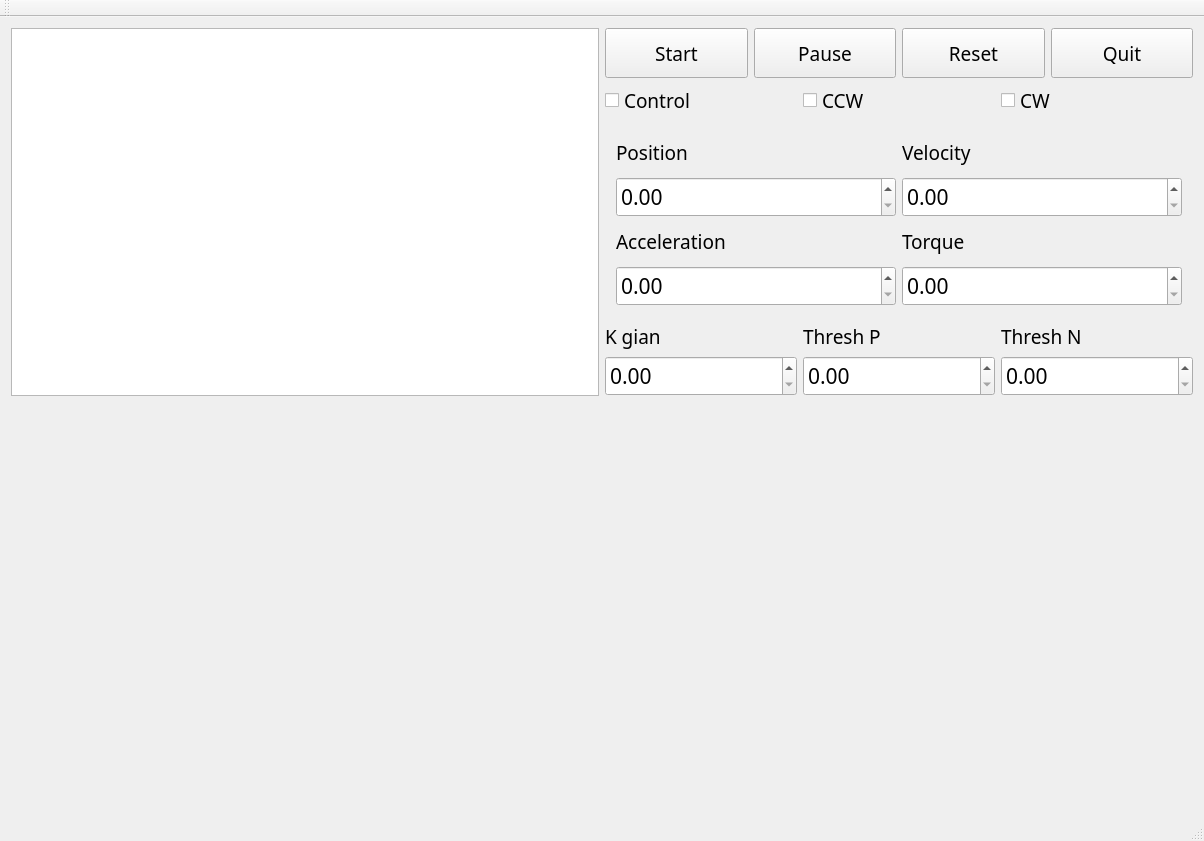
<?xml version="1.0" encoding="UTF-8"?>
<ui version="4.0">
 <class>DOB_axis_1</class>
 <widget class="QMainWindow" name="DOB_axis_1">
  <property name="geometry">
   <rect>
    <x>0</x>
    <y>0</y>
    <width>1204</width>
    <height>841</height>
   </rect>
  </property>
  <property name="windowTitle">
   <string>DOB_axis_1</string>
  </property>
  <widget class="QWidget" name="centralWidget">
   <layout class="QGridLayout" name="gridLayout_3">
    <item row="0" column="0">
     <widget class="QTextBrowser" name="textBrowser"/>
    </item>
    <item row="0" column="1">
     <layout class="QVBoxLayout" name="verticalLayout_19">
      <item>
       <layout class="QVBoxLayout" name="verticalLayout_5">
        <item>
         <layout class="QHBoxLayout" name="horizontalLayout_2">
          <item>
           <widget class="QPushButton" name="btnStart">
            <property name="minimumSize">
             <size>
              <width>0</width>
              <height>50</height>
             </size>
            </property>
            <property name="font">
             <font>
              <family>3ds</family>
              <pointsize>14</pointsize>
             </font>
            </property>
            <property name="text">
             <string>Start</string>
            </property>
           </widget>
          </item>
          <item>
           <widget class="QPushButton" name="btnStop">
            <property name="minimumSize">
             <size>
              <width>0</width>
              <height>50</height>
             </size>
            </property>
            <property name="font">
             <font>
              <family>3ds</family>
              <pointsize>14</pointsize>
             </font>
            </property>
            <property name="text">
             <string>Pause</string>
            </property>
           </widget>
          </item>
          <item>
           <widget class="QPushButton" name="btnReset">
            <property name="minimumSize">
             <size>
              <width>0</width>
              <height>50</height>
             </size>
            </property>
            <property name="font">
             <font>
              <family>3ds</family>
              <pointsize>14</pointsize>
             </font>
            </property>
            <property name="text">
             <string>Reset</string>
            </property>
           </widget>
          </item>
          <item>
           <widget class="QPushButton" name="btnQuit">
            <property name="minimumSize">
             <size>
              <width>0</width>
              <height>50</height>
             </size>
            </property>
            <property name="font">
             <font>
              <family>3ds</family>
              <pointsize>14</pointsize>
             </font>
            </property>
            <property name="text">
             <string>Quit</string>
            </property>
           </widget>
          </item>
         </layout>
        </item>
        <item>
         <layout class="QHBoxLayout" name="horizontalLayout_3">
          <item>
           <widget class="QCheckBox" name="cbControl">
            <property name="minimumSize">
             <size>
              <width>0</width>
              <height>30</height>
             </size>
            </property>
            <property name="font">
             <font>
              <family>3ds</family>
              <pointsize>14</pointsize>
             </font>
            </property>
            <property name="text">
             <string>Control</string>
            </property>
            <property name="iconSize">
             <size>
              <width>16</width>
              <height>16</height>
             </size>
            </property>
           </widget>
          </item>
          <item>
           <widget class="QCheckBox" name="cbCCW">
            <property name="minimumSize">
             <size>
              <width>0</width>
              <height>30</height>
             </size>
            </property>
            <property name="font">
             <font>
              <family>3ds</family>
              <pointsize>14</pointsize>
             </font>
            </property>
            <property name="text">
             <string>CCW</string>
            </property>
            <property name="iconSize">
             <size>
              <width>16</width>
              <height>16</height>
             </size>
            </property>
           </widget>
          </item>
          <item>
           <widget class="QCheckBox" name="cbCW">
            <property name="minimumSize">
             <size>
              <width>0</width>
              <height>30</height>
             </size>
            </property>
            <property name="font">
             <font>
              <family>3ds</family>
              <pointsize>14</pointsize>
             </font>
            </property>
            <property name="text">
             <string>CW</string>
            </property>
            <property name="iconSize">
             <size>
              <width>16</width>
              <height>16</height>
             </size>
            </property>
           </widget>
          </item>
         </layout>
        </item>
       </layout>
      </item>
      <item>
       <widget class="QStackedWidget" name="stSpinBox">
        <property name="currentIndex">
         <number>0</number>
        </property>
        <widget class="QWidget" name="page">
         <layout class="QGridLayout" name="gridLayout_2">
          <item row="0" column="0">
           <layout class="QVBoxLayout" name="verticalLayout_17">
            <item>
             <layout class="QHBoxLayout" name="horizontalLayout_6">
              <item>
               <layout class="QVBoxLayout" name="verticalLayout">
                <item>
                 <widget class="QLabel" name="label">
                  <property name="font">
                   <font>
                    <family>3ds</family>
                    <pointsize>14</pointsize>
                   </font>
                  </property>
                  <property name="text">
                   <string>Position</string>
                  </property>
                  <property name="alignment">
                   <set>Qt::AlignLeading|Qt::AlignLeft|Qt::AlignVCenter</set>
                  </property>
                 </widget>
                </item>
                <item>
                 <widget class="QDoubleSpinBox" name="sbPos">
                  <property name="minimumSize">
                   <size>
                    <width>0</width>
                    <height>40</height>
                   </size>
                  </property>
                  <property name="font">
                   <font>
                    <family>3ds</family>
                    <pointsize>16</pointsize>
                   </font>
                  </property>
                 </widget>
                </item>
               </layout>
              </item>
              <item>
               <layout class="QVBoxLayout" name="verticalLayout_2">
                <item>
                 <widget class="QLabel" name="label_2">
                  <property name="font">
                   <font>
                    <family>3ds</family>
                    <pointsize>14</pointsize>
                   </font>
                  </property>
                  <property name="text">
                   <string>Velocity</string>
                  </property>
                  <property name="alignment">
                   <set>Qt::AlignLeading|Qt::AlignLeft|Qt::AlignVCenter</set>
                  </property>
                 </widget>
                </item>
                <item>
                 <widget class="QDoubleSpinBox" name="sbVel">
                  <property name="minimumSize">
                   <size>
                    <width>0</width>
                    <height>40</height>
                   </size>
                  </property>
                  <property name="font">
                   <font>
                    <family>3ds</family>
                    <pointsize>16</pointsize>
                   </font>
                  </property>
                 </widget>
                </item>
               </layout>
              </item>
             </layout>
            </item>
            <item>
             <layout class="QHBoxLayout" name="horizontalLayout_9">
              <item>
               <layout class="QVBoxLayout" name="verticalLayout_3">
                <item>
                 <widget class="QLabel" name="label_3">
                  <property name="font">
                   <font>
                    <family>3ds</family>
                    <pointsize>14</pointsize>
                   </font>
                  </property>
                  <property name="text">
                   <string>Acceleration</string>
                  </property>
                  <property name="alignment">
                   <set>Qt::AlignLeading|Qt::AlignLeft|Qt::AlignVCenter</set>
                  </property>
                 </widget>
                </item>
                <item>
                 <widget class="QDoubleSpinBox" name="sbAcc">
                  <property name="minimumSize">
                   <size>
                    <width>0</width>
                    <height>40</height>
                   </size>
                  </property>
                  <property name="font">
                   <font>
                    <family>3ds</family>
                    <pointsize>16</pointsize>
                   </font>
                  </property>
                 </widget>
                </item>
               </layout>
              </item>
              <item>
               <layout class="QVBoxLayout" name="verticalLayout_4">
                <item>
                 <widget class="QLabel" name="label_4">
                  <property name="font">
                   <font>
                    <family>3ds</family>
                    <pointsize>14</pointsize>
                   </font>
                  </property>
                  <property name="text">
                   <string>Torque</string>
                  </property>
                  <property name="alignment">
                   <set>Qt::AlignLeading|Qt::AlignLeft|Qt::AlignVCenter</set>
                  </property>
                 </widget>
                </item>
                <item>
                 <widget class="QDoubleSpinBox" name="sbTorque">
                  <property name="minimumSize">
                   <size>
                    <width>0</width>
                    <height>40</height>
                   </size>
                  </property>
                  <property name="font">
                   <font>
                    <family>3ds</family>
                    <pointsize>16</pointsize>
                   </font>
                  </property>
                 </widget>
                </item>
               </layout>
              </item>
             </layout>
            </item>
           </layout>
          </item>
         </layout>
        </widget>
        <widget class="QWidget" name="page_2">
         <layout class="QGridLayout" name="gridLayout">
          <item row="0" column="0">
           <layout class="QVBoxLayout" name="verticalLayout_18">
            <item>
             <layout class="QHBoxLayout" name="horizontalLayout_7">
              <item>
               <layout class="QVBoxLayout" name="verticalLayout_9">
                <item>
                 <widget class="QLabel" name="label_8">
                  <property name="font">
                   <font>
                    <family>3ds</family>
                    <pointsize>14</pointsize>
                   </font>
                  </property>
                  <property name="text">
                   <string>Des Pos</string>
                  </property>
                  <property name="alignment">
                   <set>Qt::AlignLeading|Qt::AlignLeft|Qt::AlignVCenter</set>
                  </property>
                 </widget>
                </item>
                <item>
                 <widget class="QDoubleSpinBox" name="sbDesPos">
                  <property name="minimumSize">
                   <size>
                    <width>0</width>
                    <height>40</height>
                   </size>
                  </property>
                  <property name="font">
                   <font>
                    <family>3ds</family>
                    <pointsize>16</pointsize>
                   </font>
                  </property>
                 </widget>
                </item>
               </layout>
              </item>
              <item>
               <layout class="QVBoxLayout" name="verticalLayout_10">
                <item>
                 <widget class="QLabel" name="label_9">
                  <property name="font">
                   <font>
                    <family>3ds</family>
                    <pointsize>14</pointsize>
                   </font>
                  </property>
                  <property name="text">
                   <string>P gain</string>
                  </property>
                  <property name="alignment">
                   <set>Qt::AlignLeading|Qt::AlignLeft|Qt::AlignVCenter</set>
                  </property>
                 </widget>
                </item>
                <item>
                 <widget class="QDoubleSpinBox" name="sbPgainPos">
                  <property name="minimumSize">
                   <size>
                    <width>0</width>
                    <height>40</height>
                   </size>
                  </property>
                  <property name="font">
                   <font>
                    <family>3ds</family>
                    <pointsize>16</pointsize>
                   </font>
                  </property>
                 </widget>
                </item>
               </layout>
              </item>
              <item>
               <layout class="QVBoxLayout" name="verticalLayout_11">
                <item>
                 <widget class="QLabel" name="label_10">
                  <property name="font">
                   <font>
                    <family>3ds</family>
                    <pointsize>14</pointsize>
                   </font>
                  </property>
                  <property name="text">
                   <string>I gain</string>
                  </property>
                  <property name="alignment">
                   <set>Qt::AlignLeading|Qt::AlignLeft|Qt::AlignVCenter</set>
                  </property>
                 </widget>
                </item>
                <item>
                 <widget class="QDoubleSpinBox" name="sbIgainPos">
                  <property name="minimumSize">
                   <size>
                    <width>0</width>
                    <height>40</height>
                   </size>
                  </property>
                  <property name="font">
                   <font>
                    <family>3ds</family>
                    <pointsize>16</pointsize>
                   </font>
                  </property>
                 </widget>
                </item>
               </layout>
              </item>
              <item>
               <layout class="QVBoxLayout" name="verticalLayout_12">
                <item>
                 <widget class="QLabel" name="label_11">
                  <property name="font">
                   <font>
                    <family>3ds</family>
                    <pointsize>14</pointsize>
                   </font>
                  </property>
                  <property name="text">
                   <string>D gain</string>
                  </property>
                  <property name="alignment">
                   <set>Qt::AlignLeading|Qt::AlignLeft|Qt::AlignVCenter</set>
                  </property>
                 </widget>
                </item>
                <item>
                 <widget class="QDoubleSpinBox" name="sbDgainPos">
                  <property name="minimumSize">
                   <size>
                    <width>0</width>
                    <height>40</height>
                   </size>
                  </property>
                  <property name="font">
                   <font>
                    <family>3ds</family>
                    <pointsize>16</pointsize>
                   </font>
                  </property>
                 </widget>
                </item>
               </layout>
              </item>
             </layout>
            </item>
            <item>
             <layout class="QHBoxLayout" name="horizontalLayout_8">
              <item>
               <layout class="QVBoxLayout" name="verticalLayout_13">
                <item>
                 <widget class="QLabel" name="label_12">
                  <property name="font">
                   <font>
                    <family>3ds</family>
                    <pointsize>14</pointsize>
                   </font>
                  </property>
                  <property name="text">
                   <string>Des Vel</string>
                  </property>
                  <property name="alignment">
                   <set>Qt::AlignLeading|Qt::AlignLeft|Qt::AlignVCenter</set>
                  </property>
                 </widget>
                </item>
                <item>
                 <widget class="QDoubleSpinBox" name="sbDesVel">
                  <property name="minimumSize">
                   <size>
                    <width>0</width>
                    <height>40</height>
                   </size>
                  </property>
                  <property name="font">
                   <font>
                    <family>3ds</family>
                    <pointsize>16</pointsize>
                   </font>
                  </property>
                 </widget>
                </item>
               </layout>
              </item>
              <item>
               <layout class="QVBoxLayout" name="verticalLayout_14">
                <item>
                 <widget class="QLabel" name="label_13">
                  <property name="font">
                   <font>
                    <family>3ds</family>
                    <pointsize>14</pointsize>
                   </font>
                  </property>
                  <property name="text">
                   <string>P gain</string>
                  </property>
                  <property name="alignment">
                   <set>Qt::AlignLeading|Qt::AlignLeft|Qt::AlignVCenter</set>
                  </property>
                 </widget>
                </item>
                <item>
                 <widget class="QDoubleSpinBox" name="sbPgainVel">
                  <property name="minimumSize">
                   <size>
                    <width>0</width>
                    <height>40</height>
                   </size>
                  </property>
                  <property name="font">
                   <font>
                    <family>3ds</family>
                    <pointsize>16</pointsize>
                   </font>
                  </property>
                 </widget>
                </item>
               </layout>
              </item>
              <item>
               <layout class="QVBoxLayout" name="verticalLayout_15">
                <item>
                 <widget class="QLabel" name="label_14">
                  <property name="font">
                   <font>
                    <family>3ds</family>
                    <pointsize>14</pointsize>
                   </font>
                  </property>
                  <property name="text">
                   <string>I gain</string>
                  </property>
                  <property name="alignment">
                   <set>Qt::AlignLeading|Qt::AlignLeft|Qt::AlignVCenter</set>
                  </property>
                 </widget>
                </item>
                <item>
                 <widget class="QDoubleSpinBox" name="sbIgainVel">
                  <property name="minimumSize">
                   <size>
                    <width>0</width>
                    <height>40</height>
                   </size>
                  </property>
                  <property name="font">
                   <font>
                    <family>3ds</family>
                    <pointsize>16</pointsize>
                   </font>
                  </property>
                 </widget>
                </item>
               </layout>
              </item>
              <item>
               <layout class="QVBoxLayout" name="verticalLayout_16">
                <item>
                 <widget class="QLabel" name="label_15">
                  <property name="font">
                   <font>
                    <family>3ds</family>
                    <pointsize>14</pointsize>
                   </font>
                  </property>
                  <property name="text">
                   <string>D gain</string>
                  </property>
                  <property name="alignment">
                   <set>Qt::AlignLeading|Qt::AlignLeft|Qt::AlignVCenter</set>
                  </property>
                 </widget>
                </item>
                <item>
                 <widget class="QDoubleSpinBox" name="sbDgainVel">
                  <property name="minimumSize">
                   <size>
                    <width>0</width>
                    <height>40</height>
                   </size>
                  </property>
                  <property name="font">
                   <font>
                    <family>3ds</family>
                    <pointsize>16</pointsize>
                   </font>
                  </property>
                 </widget>
                </item>
               </layout>
              </item>
             </layout>
            </item>
           </layout>
          </item>
         </layout>
        </widget>
       </widget>
      </item>
      <item>
       <layout class="QHBoxLayout" name="horizontalLayout">
        <item>
         <layout class="QVBoxLayout" name="verticalLayout_7">
          <item>
           <widget class="QLabel" name="label_6">
            <property name="font">
             <font>
              <family>3ds</family>
              <pointsize>14</pointsize>
             </font>
            </property>
            <property name="text">
             <string>K gian</string>
            </property>
            <property name="alignment">
             <set>Qt::AlignLeading|Qt::AlignLeft|Qt::AlignVCenter</set>
            </property>
           </widget>
          </item>
          <item>
           <widget class="QDoubleSpinBox" name="sbKgain">
            <property name="minimumSize">
             <size>
              <width>0</width>
              <height>40</height>
             </size>
            </property>
            <property name="font">
             <font>
              <family>3ds</family>
              <pointsize>16</pointsize>
             </font>
            </property>
           </widget>
          </item>
         </layout>
        </item>
        <item>
         <layout class="QVBoxLayout" name="verticalLayout_6">
          <item>
           <widget class="QLabel" name="label_5">
            <property name="font">
             <font>
              <family>3ds</family>
              <pointsize>14</pointsize>
             </font>
            </property>
            <property name="text">
             <string>Thresh P</string>
            </property>
            <property name="alignment">
             <set>Qt::AlignLeading|Qt::AlignLeft|Qt::AlignVCenter</set>
            </property>
           </widget>
          </item>
          <item>
           <widget class="QDoubleSpinBox" name="sbThreshP">
            <property name="minimumSize">
             <size>
              <width>0</width>
              <height>40</height>
             </size>
            </property>
            <property name="font">
             <font>
              <family>3ds</family>
              <pointsize>16</pointsize>
             </font>
            </property>
           </widget>
          </item>
         </layout>
        </item>
        <item>
         <layout class="QVBoxLayout" name="verticalLayout_8">
          <item>
           <widget class="QLabel" name="label_7">
            <property name="font">
             <font>
              <family>3ds</family>
              <pointsize>14</pointsize>
             </font>
            </property>
            <property name="text">
             <string>Thresh N</string>
            </property>
            <property name="alignment">
             <set>Qt::AlignLeading|Qt::AlignLeft|Qt::AlignVCenter</set>
            </property>
           </widget>
          </item>
          <item>
           <widget class="QDoubleSpinBox" name="sbThreshN">
            <property name="minimumSize">
             <size>
              <width>0</width>
              <height>40</height>
             </size>
            </property>
            <property name="font">
             <font>
              <family>3ds</family>
              <pointsize>16</pointsize>
             </font>
            </property>
           </widget>
          </item>
         </layout>
        </item>
       </layout>
      </item>
     </layout>
    </item>
    <item row="1" column="0" colspan="2">
     <layout class="QHBoxLayout" name="horizontalLayout_4">
      <item>
       <widget class="QCustomPlot" name="plotPos" native="true">
        <property name="minimumSize">
         <size>
          <width>350</width>
          <height>200</height>
         </size>
        </property>
       </widget>
      </item>
      <item>
       <widget class="QCustomPlot" name="plotTorque" native="true">
        <property name="minimumSize">
         <size>
          <width>350</width>
          <height>200</height>
         </size>
        </property>
       </widget>
      </item>
     </layout>
    </item>
    <item row="2" column="0" colspan="2">
     <layout class="QHBoxLayout" name="horizontalLayout_5">
      <item>
       <widget class="QCustomPlot" name="plotCurrent" native="true">
        <property name="minimumSize">
         <size>
          <width>350</width>
          <height>200</height>
         </size>
        </property>
       </widget>
      </item>
      <item>
       <widget class="QCustomPlot" name="plotRhat" native="true">
        <property name="minimumSize">
         <size>
          <width>350</width>
          <height>200</height>
         </size>
        </property>
       </widget>
      </item>
     </layout>
    </item>
   </layout>
  </widget>
  <widget class="QMenuBar" name="menuBar">
   <property name="geometry">
    <rect>
     <x>0</x>
     <y>0</y>
     <width>1204</width>
     <height>20</height>
    </rect>
   </property>
  </widget>
  <widget class="QToolBar" name="mainToolBar">
   <attribute name="toolBarArea">
    <enum>TopToolBarArea</enum>
   </attribute>
   <attribute name="toolBarBreak">
    <bool>false</bool>
   </attribute>
  </widget>
  <widget class="QStatusBar" name="statusBar"/>
 </widget>
 <layoutdefault spacing="6" margin="11"/>
 <customwidgets>
  <customwidget>
   <class>QCustomPlot</class>
   <extends>QWidget</extends>
   <header>qcustomplot.h</header>
   <container>1</container>
  </customwidget>
 </customwidgets>
 <resources/>
 <connections/>
</ui>
